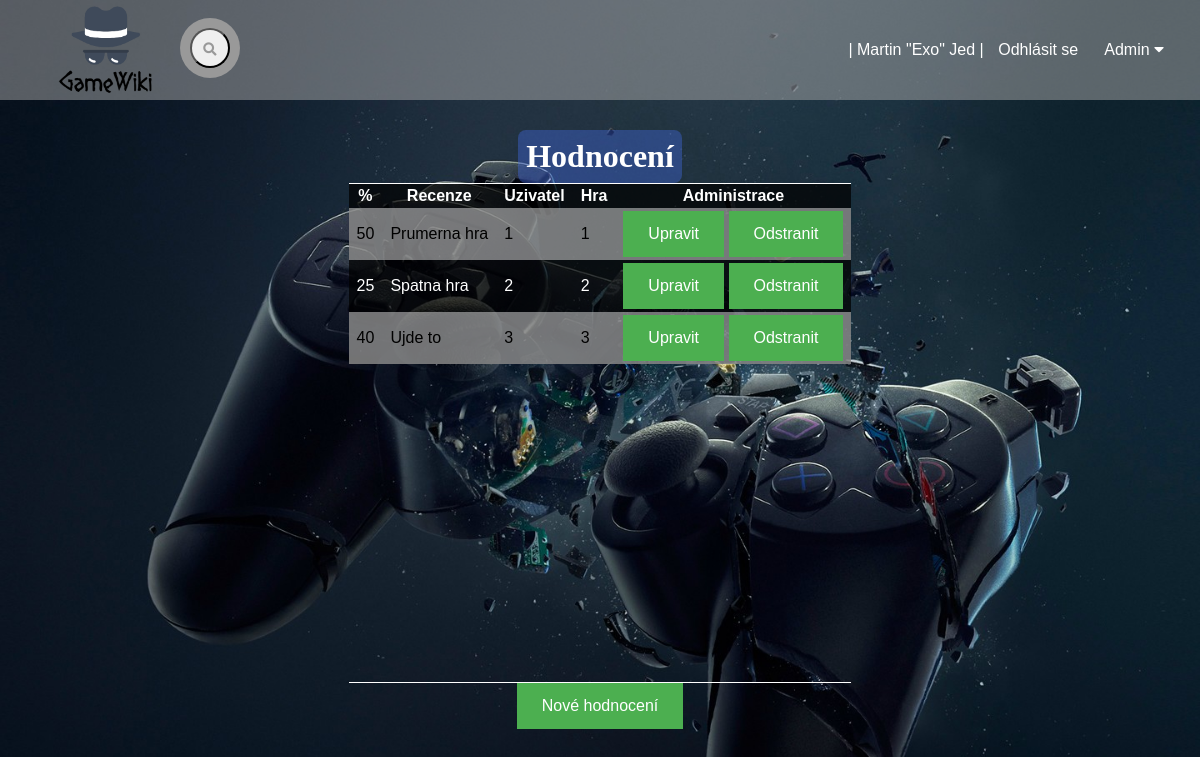
The page /hodnoceni (signed in) on the database its author committed.
### tables this page shows
CREATE TABLE `hodnoceni` (
  `id_hod` int(10) NOT NULL,
  `hodnoceni` tinyint(4) NOT NULL,
  `komentar` text NOT NULL,
  `id_uzivatele` int(10) NOT NULL,
  `id_hry` int(10) NOT NULL
);

### index.php (called while the page is built, shortened)
<?php
  $smerovac = new SmerovacKontroler();
  $smerovac->zpracuj(array($_SERVER["REQUEST_URI"]));
  $smerovac->vypisPohled();
?>

### kontrolery/HodnoceniKontroler.php (called while the page is built, shortened)
<?php
class HodnoceniKontroler extends Kontroler {
  public function zpracuj($parametry) {
    $spravceHodnoceni = new SpravceHodnoceni();
    $hodnoceni = $spravceHodnoceni->vratHodnoceni();
  }
}
?>

### modely/Db.php (called while the page is built, shortened)
<?php
class Db {
  private static $spojeni;
  private static $nastaveni = array(
		PDO::ATTR_ERRMODE => PDO::ERRMODE_EXCEPTION,
		PDO::ATTR_EMULATE_PREPARES => false,
	);
    public static function pripoj($server, $uzivatel, $heslo, $databaze)
    {
	  if (!isset(self::$spojeni))
      {
        $dsn = "mysql:host=$server;dbname=$databaze;charset=utf8";
			 self::$spojeni = new PDO(
				$dsn,
				$uzivatel,
				$heslo,
				self::$nastaveni
			 );
	  }
	}
  public static function dotazVsechny($dotaz, $parametry = array()) {
		$navrat = self::$spojeni->prepare($dotaz);
		$navrat->execute($parametry);
		return $navrat->fetchAll();
	}
}

### modely/SpravceHodnoceni.php (called while the page is built, shortened)
<?php
class SpravceHodnoceni {
  public function vratHodnoceni() {
    $hodnoceni = Db::dotazVsechny("
      SELECT *
      FROM hodnoceni
    ");
    return $hodnoceni;
  }
}
?>

### kontrolery/SmerovacKontroler.php (called while the page is built, shortened)
<?php
class SmerovacKontroler extends Kontroler {
  protected $kontroler;
  public function zpracuj($parametry) {
    $castiCesty = $this->parsujURL($parametry[0]);
    $nazevKontroleru = $this->pomlckyNaVelbloudiNotaci(array_shift($castiCesty)) . "Kontroler";
    if (file_exists("kontrolery/$nazevKontroleru.php"))
    {
      $this->kontroler = new $nazevKontroleru();
    }
    else {
      $this->presmeruj("chyba");
    }
    $this->kontroler->zpracuj($castiCesty);
  }
  private function parsujURL($url) {
    $rozdelenaURL = parse_url($url);
    $cesta = $rozdelenaURL["path"];
    $cesta = ltrim($cesta, "/");
    $cesta = trim($cesta);
    $rozdelenaCesta = explode("/", $cesta);
    return $rozdelenaCesta;
  }
  private function pomlckyNaVelbloudiNotaci($text) {
    $text = str_replace("-", " ", $text);
    $text = ucwords($text);
    $text = str_replace(" ", "", $text);
    return $text;
  }
}
?>

### pohledy/hodnoceni.phtml (the view, shortened to what this page needs)
<div class="admin">
 <h1>Hodnocení</h1>
     <table>
     <tr>
       <th>%</th>
       <th>Recenze</th>
       <th>Uzivatel</th>
       <th>Hra</th>
       <th>Administrace</th>
     </tr>
     <?php foreach ($hodnoceni as $hodnot) { ?>
        <tr>
          <td><?= $hodnot["hodnoceni"] ?></td>
          <td><?= $hodnot["komentar"] ?></td>
          <td><?= $hodnot["id_uzivatele"] ?></td>
          <td><?= $hodnot["id_hry"] ?></td>
          <td>
            <a href="editace-hodnoceni/<?= $hodnot["id_hod"] ?>">Upravit</a>
            <a href="hodnoceni/<?= $hodnot["id_hod"] ?>/odstranit">Odstranit</a>
           </td>
        </tr>
     <?php } ?>
     </table>
     <p>
    <a href="editace-hodnoceni">Nové hodnocení</a>
  </p>
      </div>

### styly/styl.css (style rules this page uses)
* { margin: 0; padding: 0; font-family: "montserrat", sans-serif; }
body { z-index: auto; height: 100vh; background-position: center; background-image: var(--pozadi); background-size: cover; font-family: sans-serif; margin-top: 100px; color: var(--barvaTextu); background-repeat: no-repeat; }
h1 { padding: 8px; background: rgba(65, 105, 225, 0.8); border-radius: 8px; margin: 0; font-size: 64px; font-family: "Roboto Slab", serif; }
.admin { display: flex; padding: 30px; justify-content: center; align-items: center; flex-direction: column; padding-bottom: 50px; }
.admin a:link, a:visited { background-color: #4caf50; color: white; padding: 14px 25px; text-align: center; text-decoration: none; display: inline-block; }
.admin td, th { text-align: left; padding: 3px 8px; border-width: 1px 0; background-color: rgba(0, 0, 0, 0.3); }
.admin table tbody tr td { max-width: 300px; max-height: 100px; overflow: auto; }
.admin tbody tr:nth-child(2n) { background-color: rgba(204, 204, 204, 0.8); color: black; }
.admin tbody tr:nth-child(2n-1) { background-color: rgba(0, 0, 0, 0.6); color: white; }
.admin table tbody tr th { text-align: center; }
.admin table { border: 1px solid; border-collapse: collapse; border-width: 1px 0; height: 80px; overflow: auto; display: table-cell; min-height: 500px; min-width: auto; }
.admin h1 { font-size: 32px; background: rgba(65, 105, 225, 0.4); }
html { --pozadi: url(../Obrazky/uvod.jpg); --barvaTextu: white; }

### rows shown on the page
hodnoceni: hodnoceni "50", komentar "Prumerna hra", id_uzivatele "1", id_hry "1"
hodnoceni: hodnoceni "25", komentar "Spatna hra", id_uzivatele "2", id_hry "2"
hodnoceni: hodnoceni "40", komentar "Ujde to", id_uzivatele "3", id_hry "3"

### other values the page prints
$prihlasenyUzivatel["jmeno"] "Martin"
$prihlasenyUzivatel["prezdivka"] "Exo"
$prihlasenyUzivatel["prijmeni"] "Jed"
